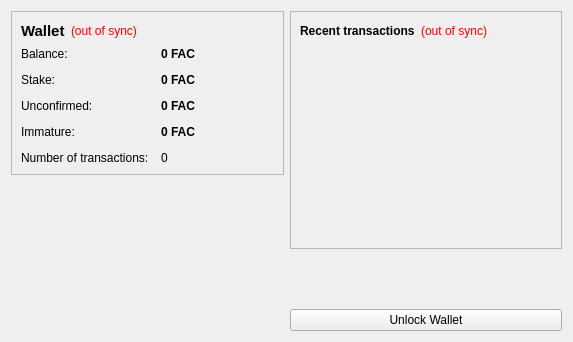
<?xml version="1.0" encoding="UTF-8"?>
<ui version="4.0">
 <class>OverviewPage</class>
 <widget class="QWidget" name="OverviewPage">
  <property name="geometry">
   <rect>
    <x>0</x>
    <y>0</y>
    <width>573</width>
    <height>342</height>
   </rect>
  </property>
  <property name="windowTitle">
   <string>Form</string>
  </property>
  <layout class="QHBoxLayout" name="horizontalLayout" stretch="1,1">
   <item>
    <layout class="QVBoxLayout" name="verticalLayout_2">
     <item>
      <widget class="QFrame" name="frame">
       <property name="frameShape">
        <enum>QFrame::StyledPanel</enum>
       </property>
       <property name="frameShadow">
        <enum>QFrame::Raised</enum>
       </property>
       <layout class="QVBoxLayout" name="verticalLayout_4">
        <item>
         <layout class="QHBoxLayout" name="horizontalLayout_4">
          <item>
           <widget class="QLabel" name="label_5">
            <property name="font">
             <font>
              <pointsize>11</pointsize>
              <weight>75</weight>
              <bold>true</bold>
             </font>
            </property>
            <property name="text">
             <string>Wallet</string>
            </property>
           </widget>
          </item>
          <item>
           <widget class="QLabel" name="labelWalletStatus">
            <property name="toolTip">
             <string>The displayed information may be out of date. Your wallet automatically synchronizes with the FairCoin network after a connection is established, but this process has not completed yet.</string>
            </property>
            <property name="styleSheet">
             <string notr="true">QLabel { color: red; }</string>
            </property>
            <property name="text">
             <string notr="true">(out of sync)</string>
            </property>
            <property name="alignment">
             <set>Qt::AlignLeading|Qt::AlignLeft|Qt::AlignVCenter</set>
            </property>
           </widget>
          </item>
          <item>
           <spacer name="horizontalSpacer_2">
            <property name="orientation">
             <enum>Qt::Horizontal</enum>
            </property>
            <property name="sizeHint" stdset="0">
             <size>
              <width>40</width>
              <height>20</height>
             </size>
            </property>
           </spacer>
          </item>
         </layout>
        </item>
        <item>
         <layout class="QFormLayout" name="formLayout_2">
          <property name="fieldGrowthPolicy">
           <enum>QFormLayout::AllNonFixedFieldsGrow</enum>
          </property>
          <property name="horizontalSpacing">
           <number>12</number>
          </property>
          <property name="verticalSpacing">
           <number>12</number>
          </property>
          <item row="0" column="0">
           <widget class="QLabel" name="label">
            <property name="text">
             <string>Balance:</string>
            </property>
           </widget>
          </item>
          <item row="0" column="1">
           <widget class="QLabel" name="labelBalance">
            <property name="font">
             <font>
              <weight>75</weight>
              <bold>true</bold>
             </font>
            </property>
            <property name="cursor">
             <cursorShape>IBeamCursor</cursorShape>
            </property>
            <property name="toolTip">
             <string>Your current balance</string>
            </property>
            <property name="text">
             <string notr="true">0 FAC</string>
            </property>
            <property name="textInteractionFlags">
             <set>Qt::LinksAccessibleByMouse|Qt::TextSelectableByKeyboard|Qt::TextSelectableByMouse</set>
            </property>
           </widget>
          </item>
          <item row="1" column="0">
           <widget class="QLabel" name="label_6">
            <property name="text">
             <string>Stake:</string>
            </property>
           </widget>
          </item>
          <item row="1" column="1">
           <widget class="QLabel" name="labelStake">
            <property name="font">
             <font>
              <weight>75</weight>
              <bold>true</bold>
             </font>
            </property>
            <property name="cursor">
             <cursorShape>IBeamCursor</cursorShape>
            </property>
            <property name="toolTip">
             <string>Total of coins that was staked, and do not yet count toward the current balance</string>
            </property>
            <property name="text">
             <string notr="true">0 FAC</string>
            </property>
            <property name="textInteractionFlags">
             <set>Qt::LinksAccessibleByMouse|Qt::TextSelectableByKeyboard|Qt::TextSelectableByMouse</set>
            </property>
           </widget>
          </item>
          <item row="2" column="0">
           <widget class="QLabel" name="label_3">
            <property name="text">
             <string>Unconfirmed:</string>
            </property>
           </widget>
          </item>
          <item row="2" column="1">
           <widget class="QLabel" name="labelUnconfirmed">
            <property name="font">
             <font>
              <weight>75</weight>
              <bold>true</bold>
             </font>
            </property>
            <property name="cursor">
             <cursorShape>IBeamCursor</cursorShape>
            </property>
            <property name="toolTip">
             <string>Total of transactions that have yet to be confirmed, and do not yet count toward the current balance</string>
            </property>
            <property name="text">
             <string notr="true">0 FAC</string>
            </property>
            <property name="textInteractionFlags">
             <set>Qt::LinksAccessibleByMouse|Qt::TextSelectableByKeyboard|Qt::TextSelectableByMouse</set>
            </property>
           </widget>
          </item>
          <item row="3" column="0">
           <widget class="QLabel" name="labelImmatureText">
            <property name="text">
             <string>Immature:</string>
            </property>
           </widget>
          </item>
          <item row="3" column="1">
           <widget class="QLabel" name="labelImmature">
            <property name="font">
             <font>
              <weight>75</weight>
              <bold>true</bold>
             </font>
            </property>
            <property name="toolTip">
             <string>Mined balance that has not yet matured</string>
            </property>
            <property name="text">
             <string notr="true">0 FAC</string>
            </property>
            <property name="textInteractionFlags">
             <set>Qt::LinksAccessibleByMouse|Qt::TextSelectableByKeyboard|Qt::TextSelectableByMouse</set>
            </property>
           </widget>
          </item>
          <item row="4" column="0">
           <widget class="QLabel" name="label_2">
            <property name="text">
             <string>Number of transactions:</string>
            </property>
           </widget>
          </item>
          <item row="4" column="1">
           <widget class="QLabel" name="labelNumTransactions">
            <property name="toolTip">
             <string>Total number of transactions in wallet</string>
            </property>
            <property name="text">
             <string notr="true">0</string>
            </property>
           </widget>
          </item>
         </layout>
        </item>
       </layout>
      </widget>
     </item>
     <item>
      <spacer name="verticalSpacer">
       <property name="orientation">
        <enum>Qt::Vertical</enum>
       </property>
       <property name="sizeHint" stdset="0">
        <size>
         <width>20</width>
         <height>40</height>
        </size>
       </property>
      </spacer>
     </item>
        <item>
         <widget class="QLabel" name="label_wallet_bgcoin">
          <property name="text">
           <string/>
          </property>
          <property name="pixmap">
           <pixmap resource="../bitcoin.qrc">:/images/wallet_bgcoin</pixmap>
          </property>
          <property name="scaledContents">
           <bool>false</bool>
          </property>
          <property name="alignment">
           <set>Qt::AlignCenter</set>
          </property>
          <property name="margin">
           <number>-2</number>
          </property>
         </widget>
        </item>
    </layout>
   </item>
   <item>
    <layout class="QVBoxLayout" name="verticalLayout_3">
     <item>
      <widget class="QFrame" name="frame_2">
       <property name="frameShape">
        <enum>QFrame::StyledPanel</enum>
       </property>
       <property name="frameShadow">
        <enum>QFrame::Raised</enum>
       </property>
       <layout class="QVBoxLayout" name="verticalLayout">
        <item>
         <layout class="QHBoxLayout" name="horizontalLayout_2">
          <item>
           <widget class="QLabel" name="label_4">
            <property name="text">
             <string>&lt;b&gt;Recent transactions&lt;/b&gt;</string>
            </property>
           </widget>
          </item>
          <item>
           <widget class="QLabel" name="labelTransactionsStatus">
            <property name="toolTip">
             <string>The displayed information may be out of date. Your wallet automatically synchronizes with the FairCoin network after a connection is established, but this process has not completed yet.</string>
            </property>
            <property name="styleSheet">
             <string notr="true">QLabel { color: red; }</string>
            </property>
            <property name="text">
             <string notr="true">(out of sync)</string>
            </property>
            <property name="alignment">
             <set>Qt::AlignRight|Qt::AlignTrailing|Qt::AlignVCenter</set>
            </property>
           </widget>
          </item>
          <item>
           <spacer name="horizontalSpacer">
            <property name="orientation">
             <enum>Qt::Horizontal</enum>
            </property>
            <property name="sizeHint" stdset="0">
             <size>
              <width>40</width>
              <height>20</height>
             </size>
            </property>
           </spacer>
          </item>
         </layout>
        </item>
        <item>
         <widget class="QListView" name="listTransactions">
          <property name="styleSheet">
           <string notr="true">QListView { background: transparent; }</string>
          </property>
          <property name="frameShape">
           <enum>QFrame::NoFrame</enum>
          </property>
          <property name="verticalScrollBarPolicy">
           <enum>Qt::ScrollBarAlwaysOff</enum>
          </property>
          <property name="horizontalScrollBarPolicy">
           <enum>Qt::ScrollBarAlwaysOff</enum>
          </property>
          <property name="selectionMode">
           <enum>QAbstractItemView::NoSelection</enum>
          </property>
         </widget>
        </item>
       </layout>
      </widget>
     </item>
     <item>
      <spacer name="verticalSpacer_2">
       <property name="orientation">
        <enum>Qt::Vertical</enum>
       </property>
       <property name="sizeHint" stdset="0">
        <size>
         <width>20</width>
         <height>40</height>
        </size>
       </property>
      </spacer>
     </item>
     <item>
      <widget class="QPushButton" name="unlockWalletButton">
       <property name="text">
        <string>Unlock Wallet</string>
       </property>
      </widget>
     </item>
    </layout>
   </item>
  </layout>
 </widget>
 <resources/>
 <connections/>
</ui>
